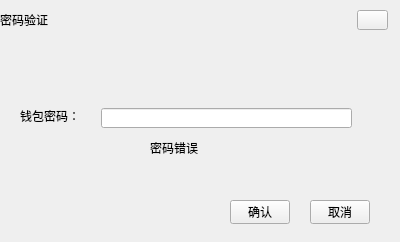
<?xml version="1.0" encoding="UTF-8"?>
<ui version="4.0">
 <class>PasswordVerifyWidget</class>
 <widget class="QWidget" name="PasswordVerifyWidget">
  <property name="geometry">
   <rect>
    <x>0</x>
    <y>0</y>
    <width>400</width>
    <height>242</height>
   </rect>
  </property>
  <property name="windowTitle">
   <string>Form</string>
  </property>
  <widget class="QLabel" name="title_Label">
   <property name="geometry">
    <rect>
     <x>0</x>
     <y>0</y>
     <width>400</width>
     <height>40</height>
    </rect>
   </property>
   <property name="text">
    <string>密码验证</string>
   </property>
  </widget>
  <widget class="QToolButton" name="closeBtn">
   <property name="geometry">
    <rect>
     <x>357</x>
     <y>10</y>
     <width>31</width>
     <height>20</height>
    </rect>
   </property>
   <property name="cursor">
    <cursorShape>PointingHandCursor</cursorShape>
   </property>
   <property name="text">
    <string/>
   </property>
  </widget>
  <widget class="QToolButton" name="okBtn">
   <property name="geometry">
    <rect>
     <x>230</x>
     <y>200</y>
     <width>60</width>
     <height>24</height>
    </rect>
   </property>
   <property name="cursor">
    <cursorShape>PointingHandCursor</cursorShape>
   </property>
   <property name="text">
    <string>确认</string>
   </property>
  </widget>
  <widget class="QToolButton" name="cancelBtn">
   <property name="geometry">
    <rect>
     <x>310</x>
     <y>200</y>
     <width>60</width>
     <height>24</height>
    </rect>
   </property>
   <property name="cursor">
    <cursorShape>PointingHandCursor</cursorShape>
   </property>
   <property name="text">
    <string>取消</string>
   </property>
  </widget>
  <widget class="QLineEdit" name="lineEdit">
   <property name="geometry">
    <rect>
     <x>101</x>
     <y>108</y>
     <width>251</width>
     <height>20</height>
    </rect>
   </property>
  </widget>
  <widget class="QLabel" name="label">
   <property name="geometry">
    <rect>
     <x>20</x>
     <y>105</y>
     <width>81</width>
     <height>21</height>
    </rect>
   </property>
   <property name="text">
    <string>钱包密码：</string>
   </property>
  </widget>
  <widget class="QLabel" name="tip">
   <property name="geometry">
    <rect>
     <x>150</x>
     <y>140</y>
     <width>131</width>
     <height>16</height>
    </rect>
   </property>
   <property name="text">
    <string>密码错误</string>
   </property>
  </widget>
 </widget>
 <resources/>
 <connections/>
</ui>
